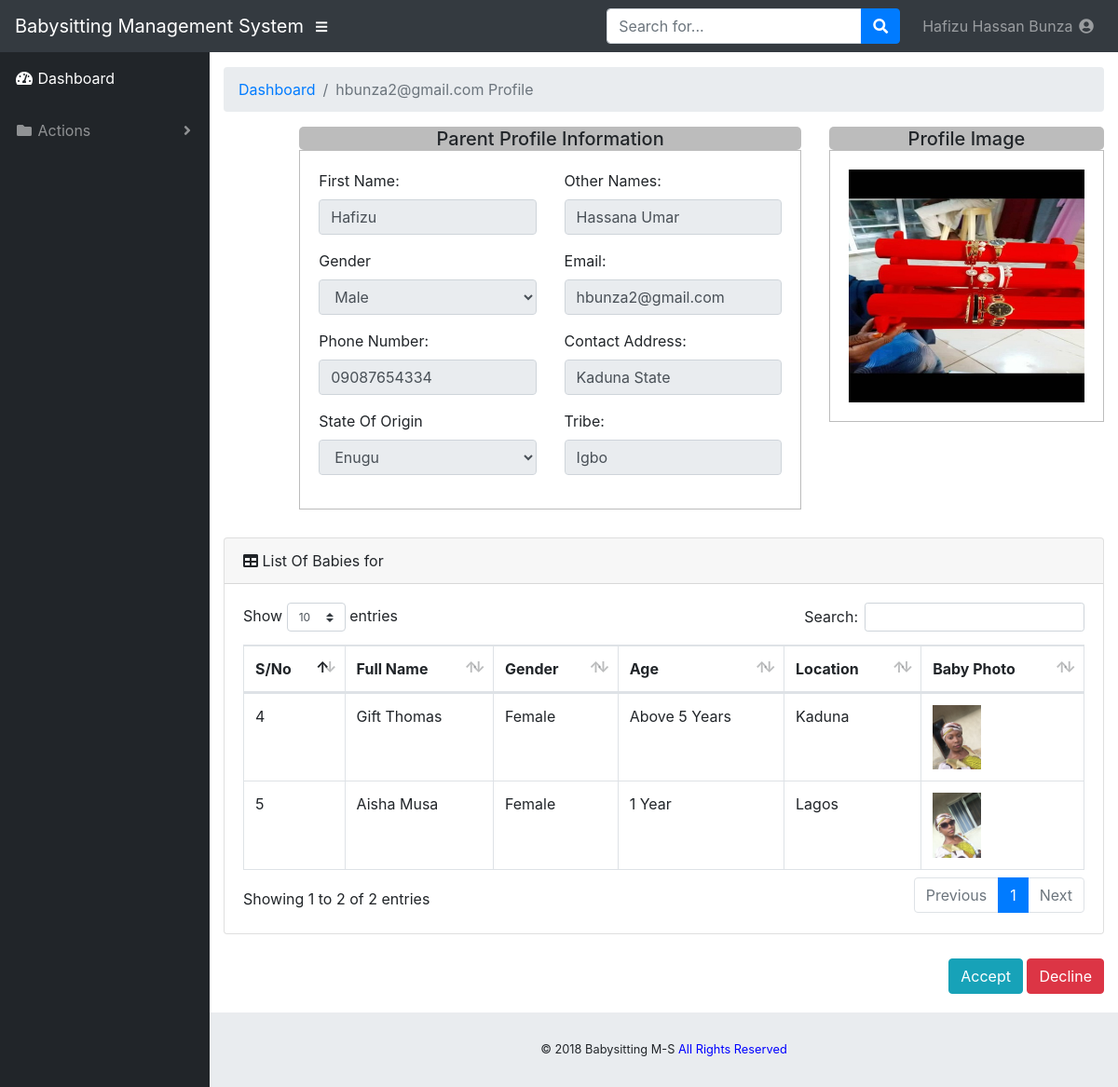
Screenshot of /view_before.php?id=hbunza2@gmail.com (signed in) with the database file from the repository.
### tables this page shows
CREATE TABLE `babysitter` (
  `S/No` int(25) NOT NULL,
  `First_Name` varchar(255) NOT NULL,
  `Other_Names` varchar(255) NOT NULL,
  `Email` varchar(255) NOT NULL,
  `Phone_No` varchar(255) NOT NULL,
  `Address` varchar(255) NOT NULL,
  `State_of_origin` varchar(255) NOT NULL,
  `Local_Govt` varchar(255) NOT NULL,
  `Tribe` varchar(255) NOT NULL,
  `Gender` varchar(25) NOT NULL,
  `Photo` varchar(255) NOT NULL
);

CREATE TABLE `parents` (
  `S/No` int(25) NOT NULL,
  `First_Name` varchar(255) NOT NULL,
  `Other_Names` varchar(255) NOT NULL,
  `Email` varchar(255) NOT NULL,
  `Phone_No` varchar(255) NOT NULL,
  `Address` varchar(255) NOT NULL,
  `State_of_origin` varchar(255) NOT NULL,
  `Local_Govt` varchar(255) NOT NULL,
  `Tribe` varchar(255) NOT NULL,
  `Gender` varchar(25) NOT NULL,
  `Photo` varchar(255) NOT NULL
);

CREATE TABLE `babies` (
  `id` int(11) NOT NULL,
  `parent_email` varchar(255) NOT NULL,
  `parent_phone` varchar(255) NOT NULL,
  `baby_name` varchar(255) NOT NULL,
  `gender` varchar(255) NOT NULL,
  `age` varchar(255) NOT NULL,
  `location` varchar(255) NOT NULL,
  `photo` varchar(255) NOT NULL
);

### view_before.php (the view, shortened to what this page needs)
<?php
include("includes/connection.php");
$get_email = $_GET['id'];
            $select = mysqli_query($conn,"Select * from parents where Email = '$get_email'");
            $result = mysqli_fetch_assoc($select);
            $FirstName = $result['First_Name'];
            $OtherNames = $result['Other_Names'];
            $Email = $result['Email'];
            $Phone = $result['Phone_No'];
            $Contact = $result['Address'];
            $State = $result['State_of_origin'];
            $Tribe = $result['Tribe'];
            $Gender = $result['Gender'];
            $Photo = $result['Photo'];
?>
<!DOCTYPE html>
<html lang="en">
  <head>
    <link href="vendor/bootstrap/css/bootstrap.min.css" rel="stylesheet">
    <link href="vendor/fontawesome-free/css/all.min.css" rel="stylesheet" type="text/css">
    <link href="vendor/datatables/dataTables.bootstrap4.css" rel="stylesheet">
    <link href="css/sb-admin.css" rel="stylesheet">
  </head>
  <body id="page-top">
 <?php include("includes/header_dash.php"); ?>
    <div id="wrapper">
  <?php
if($_SESSION['User_Type']=="Parent")
 include("includes/babysitter_sidebar.php");
else{
 include("includes/sidebar.php");
}
  ?>
      <div id="content-wrapper">
        <div class="container-fluid">
          <ol class="breadcrumb">
            <li class="breadcrumb-item">
              <a href="#">Dashboard</a>
            </li>
            <li class="breadcrumb-item active"><?=$Email?>  Profile</li>
          </ol>
          <div class="row">
            <div class="col-sm-1">
            </div>
            <div class="col-sm-7">
              <div class="panel panel-default">
                <div class="panel-heading" style="background-color:  #bcbcbc; text-align: center; padding-top: 1px; border-radius: 5px; width: 100%; height: 25px;">
                  <h5> Parent Profile Information</h5>
                </div>
                <div class="panel-body" style="border:1px solid  #bcbcbc; padding: 20px;">
                  <form method="POST" action="view_profile.php">
                    <div class="row">
                    <div class="col-sm-6 form-group">
                      <label>First Name:</label>
                      <input type="text" class="form-control" required pattern="^[A-Za-z ]+$" id="name_1" readonly name="name_1" value="<?=$FirstName?>">
                    </div>
                    <div class="col-sm-6 form-group">
                      <label>Other Names:</label>
                      <input type="text" class="form-control" required pattern="^[A-Za-z ]+$" id="name_2" readonly name="name_2" value="<?=$OtherNames?>">
                    </div> </div>
                    <div class="row">
                    <div class="form-group col-sm-6">
                    <label>Gender</label>
                    <select id="gender" name="gender"  class="form-control" placeholder="Choose Your Gender" required="required" readonly>
                      <option>
                        <?=$Gender?>
                      </option>
                    </select>
                  </div>
                    <div class="form-group col-sm-6">
                      <label>Email:</label>
                      <input type="text"  class="form-control" id="name" name="email" value="<?=$Email?>" readonly>
                    </div> </div>
                   <div class="row">
                    <div class="form-group col-sm-6">
                      <label>Phone Number:</label>
                      <input type="text" class="form-control" required pattern="[0-9]{11}" id="name" name="fone" value="<?=$Phone?>" readonly>
                    </div>
                    <div class="form-group col-sm-6">
                      <label>Contact Address:</label>
                      <input type="text" class="form-control" required pattern="^[A-Za-z|A-Za-z0-9 ]+$" id="name" readonly name="address" value="<?=$Contact?>">
                    </div> </div>
                    <div class="row">
                    <div class="form-group col-sm-6">
                    <label>State Of Origin</label>
                    <select id="state_o" name="state_o" class="form-control" required="required" readonly>
                      <option>
                        <?=$State?>
                      </option>
                    </select>
                  </div>
                    <div class="form-group col-sm-6">
                      <label>Tribe:</label>
                      <input type="text" class="form-control" pattern="^[A-Za-z ]+$" id="name" readonly name="tribe" value="<?=$Tribe?>" required>
                    </div> </div>
                  </form>
                </div>
              </div>
            </div>
            <div class="col-sm-4">
              <div class="panel panel-default">
                <div class="panel-heading" style="background-color:  #bcbcbc; text-align: center; padding-top: 1px; border-radius: 5px; width: 100%; height: 25px;">
                  <h5>Profile Image</h5>
                </div>
                <div class="panel-body" style="border:1px solid  #bcbcbc; padding: 20px;">
                  <img
                  <?php
                      if (empty($Photo)) {
                        echo 'src="img/uploads/avatar.png"';
                      }else{
                        echo 'src="'.$Photo.'"';
                      }
                  ?>
                   style="height: 250px; width: 100%;">
                </div>
              </div>
            </div>
          </div>
          <div class="card mb-3" style ="margin-top:30px;">
            <div class="card-header">
              <i class="fas fa-table"></i>
              List Of Babies for <?php echo $_SESSION['PName']; ?>
               </div>
            <div class="card-body">
              <div class="table-responsive">
                <table class="table table-bordered" id="dataTable" width="100%" cellspacing="0">
                  <thead>
                    <tr>
                      <th>S/No</th>
                      <th>Full Name</th>
                      <th>Gender</th>
                      <th>Age</th>
                      <th>Location</th>
                      <th>Baby Photo</th>
                    </tr>
                  </thead>
                  <tbody>
                    <?php
                        $fetch = mysqli_query($conn,"Select * from babies where parent_email = '$get_email'");
                       while ($row = mysqli_fetch_assoc($fetch)) {
                          $id = $row['id'];
                          $baby_name = $row['baby_name'];
                          $gender = $row['gender'];
                          $age = $row['age'];
                          $location = $row['location'];
                          echo
                          '
                            <tr>
                              <td> '.$id.' </td>
                              <td> '.$baby_name.' </td>
                              <td> '.$gender.' </td>
                              <td> '.$age.' </td>
                              <td> '.$location.' </td>';
                              ?>
                              <td> <a href="" target="_blank" > <img src = "<?=$row['photo']?>" class="img-responsive" width="52px"; id = "myImg"/> </a>  </td>
                              <?php echo '
                            </tr>
                          ';
                        }
                    ?>
                  </tbody>
                </table>
              </div>
            </div>
          </div>
          <form action="" method = "POST">
          <div style="margin-left:12px; margin-top:10px; margin-bottom:20px; float:right">
              <button class="btn btn-info" type="submit" name = "accept" onclick="return confirm('Ready To Accept Request?')">  Accept</button>
              <button class="btn btn-danger" type="submit" name = "decline"></i> Decline</button> </div> </form>
        </div>
 <?php include("includes/footer_dash.php"); ?>
      </div>
    </div>
  </body>
</html>

### includes/header_dash.php (shortened to what this page needs)
<?php
  include("includes/connection.php");
?>
<nav class="navbar navbar-expand navbar-dark bg-dark static-top">
  <a class="navbar-brand mr-1" href="index.html">Babysitting Management System</a>
  <button class="btn btn-link btn-sm text-white order-1 order-sm-0" id="sidebarToggle" href="#">
    <i class="fas fa-bars"></i>
  </button>
  <form class="d-none d-md-inline-block form-inline ml-auto mr-0 mr-md-3 my-2 my-md-0">
    <div class="input-group">
      <input type="text" class="form-control" placeholder="Search for..." aria-label="Search" aria-describedby="basic-addon2">
      <div class="input-group-append">
        <button class="btn btn-primary" type="button">
          <i class="fas fa-search"></i>
        </button>
      </div>
    </div>
  </form>
  <ul class="navbar-nav ml-auto ml-md-0">
    <li class="nav-item dropdown no-arrow">
      <a class="nav-link dropdown-toggle" href="#" id="userDropdown" role="button" data-toggle="dropdown" aria-haspopup="true" aria-expanded="false"><?php if ($_SESSION['User_Type']=="Babysitter") {
        $select = mysqli_query($conn,"Select * from babysitter where Email = '".$_SESSION['gotten_email']."'");
        $result = mysqli_fetch_assoc($select);
        $Full_name = $result['First_Name']." ".$result['Other_Names'];
        echo $Full_name;
      }else{
        $select = mysqli_query($conn,"Select * from parents where Email = '".$_SESSION['gotten_email']."'");
        $result = mysqli_fetch_assoc($select);
        $Full_name = $result['First_Name']." ".$result['Other_Names'];
        echo $Full_name;
      }
      ?>
        <i class="fas fa-user-circle fa-fw"></i>
      </a>
    </li>
  </ul>
</nav>

### css/sb-admin.css (style rules this page uses)
html { position: relative; min-height: 100%; }
body { height: 100%; }
#wrapper { display: -webkit-box; display: -ms-flexbox; display: flex; }
#wrapper #content-wrapper { overflow-x: hidden; width: 100%; padding-top: 1rem; padding-bottom: 80px; }
.navbar-nav .nav-item.dropdown .dropdown-toggle::after { width: 1rem; text-align: center; float: right; vertical-align: 0; border: 0; font-weight: 900; content: '\f105'; font-family: 'Font Awesome 5 Free'; }
.navbar-nav .nav-item.dropdown.no-arrow .dropdown-toggle::after { display: none; }
:root { --input-padding-x: 0.75rem; --input-padding-y: 0.75rem; }

### rows the page displays
babysitter: Full_name "Hafizu Hassan Bunza"
parents: Email "hbunza2@gmail.com", name_1 "Hafizu", name_2 "Hassana Umar", gender "Male", email "hbunza2@gmail.com", fone "09087654334", address "Kaduna State", state_o "Enugu", tribe "Igbo", Photo (picture)
babies: id "4", baby_name "Gift Thomas", gender "Female", age "Above 5 Years", location "Kaduna", photo (picture)
babies: id "5", baby_name "Aisha Musa", gender "Female", age "1 Year", location "Lagos", photo (picture)
